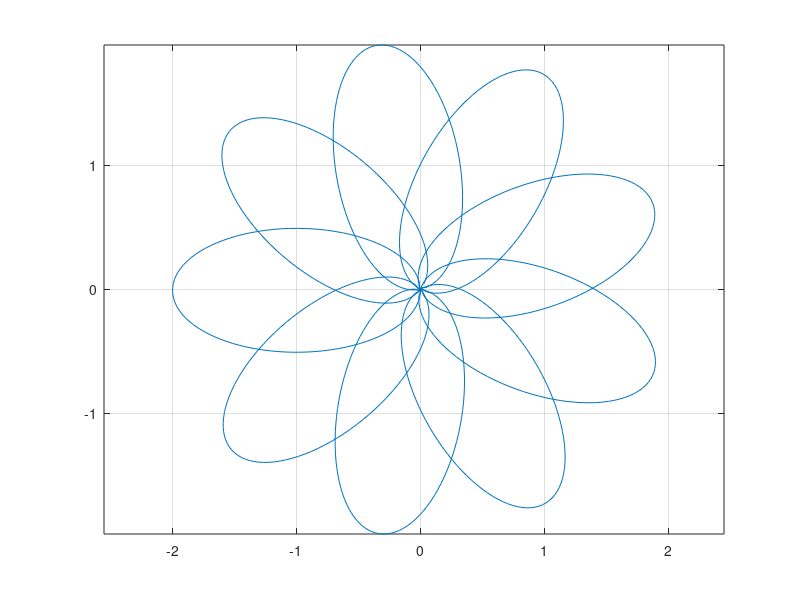

Write the MATLAB code that produced this figure.
% %%%%%%FUNCTION DESCRIPTION
% %This file is designed to test plotting ellipses
% %It is meant for envisioning what an image or path will look like
% %%%%%%%%%%%%%%%%%%%%%%%%%
% 
% %Math from http://stackoverflow.com/questions/29367548/how-to-apply-rotation-to-an-ellipse-defined-by-center-and-axis-lengths
% 
% %parameters
% majorAxis = 2;
% minorAxis = 1;
% centerX = 0;
% centerY = 0;
% circleAxis = .1;
% 
% orientation = -120;
% 
% %setup
% theta = linspace(0,2*pi,1000);
% orientation=orientation*pi/180;
% 
% %Plot a central circle)
% circlex = (circleAxis/2) * sin(theta) + centerX;
% circley = (circleAxis/2) * cos(theta) + centerY;
% 
% %Plot an ellipse
% x = (majorAxis/2) * sin(theta) + centerX;
% y = (minorAxis/2) * cos(theta) + centerY;
% 
% x2 = (x-centerX)*cos(orientation) - (y-centerY)*sin(orientation) + centerX;
% y2 = (x-centerX)*sin(orientation) + (y-centerY)*cos(orientation) + centerY;
% 
% %Push out a bit (the edge should hit the origin; you'll see what I mean)
% for m = 1:numel(x2)
%     xx2(m) = x2(m) + (x2(round(numel(x2)*.75)) *1);
%     yy2(m) = y2(m) + (y2(round(numel(y2)*.75)) *1);
% end
% 
% %Second ellipse
% orientation3 = 15;
% orientation3=orientation3*pi/180;
% 
% x3 = (x-centerX)*cos(orientation3) - (y-centerY)*sin(orientation3) + centerX;
% y3 = (x-centerX)*sin(orientation3) + (y-centerY)*cos(orientation3) + centerY;
% 
% %Push out a bit (the edge should hit the origin; you'll see what I mean)
% for m = 1:numel(x3)
%     xx3(m) = x3(m) + (x3(round(numel(x3)*.75)) *1);
%     yy3(m) = y3(m) + (y3(round(numel(y3)*.75)) *1);
% end
% 
% % For plotting basic ellipses
% % plot(x2,y2,circlex,circley,'--', x3,y3,'g', xx3,yy3,'m', xx2,yy2,'c')
% % axis equal
% % grid


%%%%%%%NEXT
%I'm gonna work on the for-loop point creation

numberOfLoops = 9;
pointsx = [];
pointsy = [];
majorAxis = 2;
minorAxis = 1;
centerX = 0;
centerY = 0;
numberOfFrames = 100;
theta = linspace(0,2*pi,numberOfFrames);
%The orientation starts at 0, and ends at 360-360/numberOfLoops
%This is to it doesn't make a complete circle, which would have two
%overlapping ellipses.
orientation = linspace(0,360-round(360/numberOfLoops),numberOfLoops);


for i = 1:numberOfLoops
    %orientation calculated from above
    loopOri=orientation(i)*pi/180;
    
    %Start with the basic, unrotated ellipse
    initx = (majorAxis/2) * sin(theta) + centerX;
    inity = (minorAxis/2) * cos(theta) + centerY;
    
    %Then rotate it
    x = (initx-centerX)*cos(loopOri) - (inity-centerY)*sin(loopOri) + centerX;
    y = (initx-centerX)*sin(loopOri) + (inity-centerY)*cos(loopOri) + centerY;
    
    %then push it out based on the rotation
    for m = 1:numel(x)
        x2(m) = x(m) + (x(round(numel(x)*.75)) *1);
        y2(m) = y(m) + (y(round(numel(y)*.75)) *1);
    end
    
    %It doesn't start from the right part of the ellipse, so I'm gonna
    %shuffle it around so it does. (this is important I promise)    
    start = round(numberOfFrames/4);
    x3 = [x2(start:numberOfFrames) x2(1:start-1)];
    y3 = [y2(start:numberOfFrames) y2(1:start-1)];

    %Finally, accumulate the points in full points arrays for easy graphing
    %and drawing
    pointsx = [pointsx x3];
    pointsy = [pointsy y3];
end

plot(pointsx, pointsy)
axis equal
grid